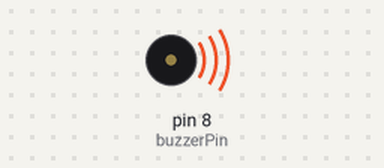
Recording of a sketch running on a simulated Arduino Uno, built with avr-gcc and run on an emulated ATmega328P. Shown: buzzer (waves = sounding).

Above: at 0.2 s.
At 7.9 s:
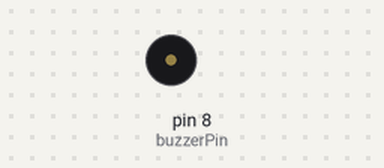
Timing chart, 0 to 11.7 s (numbered marks = the images above):
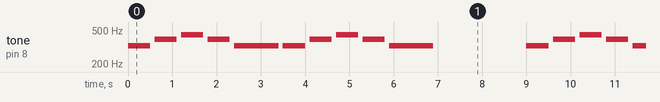

The sketch:

buzzer.ino
```cpp
int melody[] = {329, 392, 440, 392, 329, 329, 392, 440, 392, 329}; // Nada awal lagu "Fix You"
int duration[] = {500, 500, 500, 500, 1000, 500, 500, 500, 500, 1000}; // Durasi setiap nada (ms)
int buzzerPin = 8; // Pin untuk buzzer

void setup() {
  pinMode(buzzerPin, OUTPUT); // Atur pin buzzer sebagai output
}

void loop()
// agar bisa mengulang melodi tanpa perlu di reset
 {
  for (int i = 0; i < 10; i++) {           // Loop untuk memainkan semua nada
    tone(buzzerPin, melody[i], duration[i]); // Mainkan nada sesuai durasi
    delay(duration[i] + 100);               // Jeda antara nada
  }
  delay(2000); // Tunggu 2 detik sebelum mengulangi melodi
}
```
